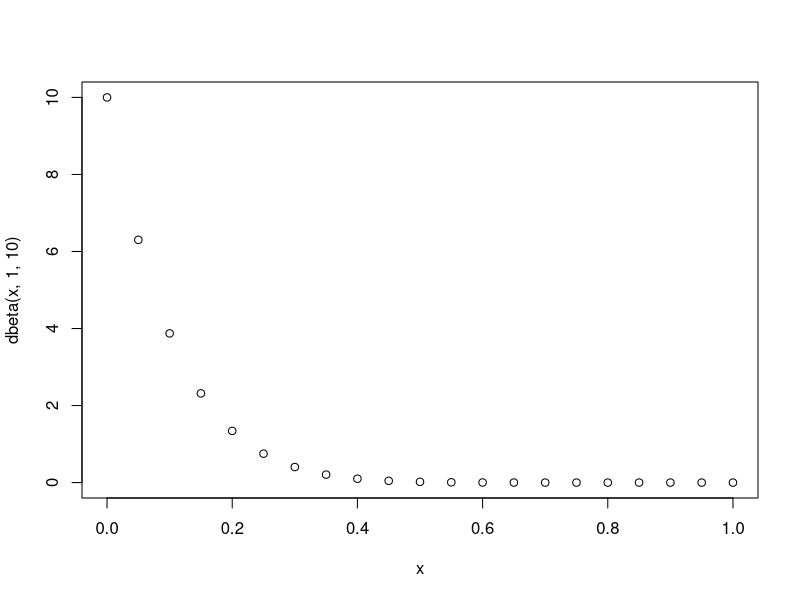

The R script that drew this image: (Note: this script raises an error after producing the figure.)
## ---- chunk 1
x = seq(0,1,0.05)
plot(x, y = dbeta(x, 1,10))
## ---- chunk 2
test_6 <- run_DAMCMC_complete_h6(
  theta0, cp_Y, N = 20000,
  rho = 0.2, param = "bg", approx = "ldp",
  iota_dist = "exponential", gener = FALSE, b = 1/2,
  thin = 1, plt = 2500,
  par_prior = list(
    a_beta = 1, b_beta = 1,
    a_gamma = 1, b_gamma = 1,
    a_R0 = 2, b_R0 = 2,
    a_lambda = 1, b_lambda = 1,
    a_pi11 = 1, b_pi11 = 10,
    a_pi01 = 1, b_pi01 = 10
  ), 
  # h_hat = c(0.5,0.5,0.5,0.5,0.5), # P(dbeta_i = 1)
  length_delta = 5,
  x_b_ratio = 2,
  gamma=1
  )
## ---- chunk 3
print(analyze_dbeta(test_6$dbeta_lst))

barplot(analyze_dbeta(test_6$dbeta_lst)[[2]], main="Change Point Locations", xlab="Change Point Location",  
 ylab="Proportion of MCMC Samples", names.arg=c("Delta One","Delta Two","Delta Three","Delta Four","Delta Five"), 
 border="blue")
abline(h=1/2, col="blue", lty="dashed", lwd=4)
## ---- chunk 4
# acceptance rate
test_6$theta_rate_accept
## ---- chunk 5
burnin = 1000
library(tidyverse)
sim_df <- create_df_dbeta(test_6$dbeta_lst, test_6$beta_lst, burnin, "X5")
sim_df
## ---- chunk 6
sim_df %>% 
  count(delta_beta) %>% 
  mutate(freq = n / sum(n)) %>% 
  arrange(desc(n)) %>% 
  head(10) %>% 
  ggplot(data = ., aes(x = delta_beta, y = freq)) +
  geom_bar(stat = "identity") +
  labs(title = "Frequency of Change Point Configurations", y = "Proportion", x = "Configuration")+ 
  theme(text = element_text(size=10), axis.text.x = element_text(angle = 90))
## ---- chunk 7
sim_t5 <- sim_df %>% 
  count(delta_beta) %>% 
  mutate(freq = n / sum(n)) %>% 
  arrange(desc(n)) %>% 
  head(5)
sim_t5
## ---- chunk 8
sim_top_deltabetas <- sim_df %>% 
  filter(delta_beta %in% sim_t5$delta_beta)

sim_mean_betas <- sim_top_deltabetas %>%
  select(delta_beta, X1.y:X6) %>%
  group_by(delta_beta) %>% 
  summarise(across(everything(), mean)) %>% 
  mutate(X7 = X6) # add the stopping week

# flip from cartesian to index. https://tidyr.tidyverse.org/reference/pivot_longer.html
sim_M <- sim_mean_betas %>% 
  pivot_longer(!delta_beta, names_to = "time_unit", values_to = "beta")

#preserve the order of time units.
sim_M$time_unit <- factor(sim_M$time_unit, levels=unique(sim_M$time_unit))
## ---- chunk 9
beta_over_time6 <- sim_top_deltabetas %>% 
  mutate(X7 = X6) %>%  # add the stopping week
  select(ID, X1.y:X7)
## ---- chunk 10
beta_over_time6  %>% 
  pivot_longer(cols = -ID,
                 names_to = "time_unit", names_prefix = "V",
                 names_transform = list(Time = as.integer),
                 values_to = "Beta") %>%
    filter(ID %% 100 == 0) %>%
    ggplot(aes(x = time_unit, y = Beta, group = ID)) +
    geom_step(alpha = 0.1, color = "red") +
    labs(title = "Transmission Rate", y = "Beta", x = "Week", color='Change Point Configuration') + 
  scale_x_discrete(labels=seq(0,6,1)) + # add week 6 in.
  expand_limits(y = 0) + geom_hline(yintercept=c(0.0026,.0014,.0036), linetype="dashed", 
                color = "blue")
## ---- chunk 11
one_config <- sim_M %>% 
  filter(delta_beta == "0_1_0_1_0")
## ---- chunk 12
# Create a line plot of posterior mean for the top configuration (plus true values for beta.)
# Colors
cols <- c("red")

# Basic line plot with points
ggplot(data=one_config, aes(x=time_unit, y=beta, group=delta_beta, color = delta_beta)) +
  geom_step() +
  # geom_line()+
  geom_point() +
  scale_color_manual(values = cols) +
 geom_hline(yintercept=c(0.0026,.0014,.0036), linetype="dashed", 
                color = "blue") +
  labs(title = "Transmission Rate", subtitle="Top Delta", y = "Beta (Mean)", x = "Week", color='Change Point Configuration') + 
  scale_x_discrete(labels=seq(0,6,1)) +
  expand_limits(y = 0)
## ---- chunk 13
sim_beta_list <- create_mcmc_list(test_6$beta_lst[burnin:20000])
length(sim_beta_list)
## ---- chunk 14
# combine all beta lists into a dataframe.
beta_sim_tidy <- do.call(rbind, Map(data.frame, Iteration = list(c(1:19001)), Beta1 = sim_beta_list[1], Beta2 = sim_beta_list[2], Beta3 = sim_beta_list[3], Beta4 = sim_beta_list[4], Beta5 = sim_beta_list[5], Beta6 = sim_beta_list[6]))
beta_sim_tidy <- beta_sim_tidy %>% 
  remove_burnin(1000)
## ---- chunk 15
# Posterior means
means <- beta_sim_tidy %>%
  dplyr::select(- .data$Iteration) %>%
  {tibble::tibble(
    var  = colnames(.),
    mean = colMeans(.),
  )}

# ESS
ESS = coda::effectiveSize(coda::mcmc(beta_sim_tidy))
ESS # ESS is higher when we correctly specify the model (eg allow for change points.)
## ---- chunk 16
# plot results in a format similar to PDSIR code.
vars <- c("Beta1", "Beta2","Beta3","Beta4","Beta5","Beta6")

for(var in vars)
  print(draw_tp(beta_sim_tidy, var)) # burn in.
for(var in vars)
  print(draw_histogram(beta_sim_tidy, var))
for(var in vars)
  print(draw_acf(beta_sim_tidy, var, 200))
## ---- chunk 17
run_DAMCMC_complete_h6 <- function(
  theta, Y, N = 20000,
  rho = 0.5, param = "bg", approx = "ldp",
  iota_dist = "exponential", gener = FALSE, b = 1/2,
  thin = 100, plt = 1000,
  par_prior = list(
    a_beta = 0.01, b_beta = 0.01,
    a_gamma = 1, b_gamma = 1,
    a_R0 = 2, b_R0 = 2,
    a_lambda = 1, b_lambda = 1,
    a_pi11 = 1, b_pi11 = 10,
    a_pi01 = 1, b_pi01 = 10
  ),
  length_delta = 5,
  x_b_ratio = 5,
  gamma=0.1
) {
  
    # Setup
    pi01_save <- pi11_save <- f_save <- b_f_save <- numeric(N / thin)
    accept <- numeric(N)
    b_accept <- numeric(N)
    ss_save <- vector(mode = "list", length = x_b_ratio*N / thin)
    dbeta_save <- beta_save <- vector(mode = "list", length = N / thin)

    
    # init proposal
    # Propose the initial latent path using Y and initial theta.
    SS_current <- list(compatible = FALSE)
    while(! SS_current[["compatible"]]) {
        x_current <- rprop_x(theta, Y, gener, b, iota_dist, approx, NULL, 1) # original D-A-MCMC code.
        SS_current <- suff_stat(x_current, Y, gener, b)
    }
  
    # Plot initial proposal
    x_current_plt <- suff_stat(x_current, Y, gener, b, return_SI = TRUE)
    plot(x = x_current_plt$t, y = x_current_plt$I, main="Initial Latent Epidemic Trajectory",
        xlab="Time", ylab="I(t)")

    # PI: Propose Pi
    pi01_current <- rbeta(1, par_prior['a_pi01'][[1]], par_prior['b_pi01'][[1]])
    pi11_current <- rbeta(1, par_prior['a_pi11'][[1]], par_prior['b_pi11'][[1]])
    
    # 1. Propose dbeta
    dbeta_current <- draw_mm_delta(pi01_current, pi11_current, length_delta)
    dbeta_save[1] <- list(dbeta_current)

    # 2. determine the change-point locations.
    segment_start <- cp_locations(dbeta_current, Y)$segment_start
    segment_end <- cp_locations(dbeta_current, Y)$segment_end
    
    
    # 3. calculate unsegmented SS (Later: function to segment the suffstats.)
    SS_current <- suff_stat(x_current, Y, gener, b, return_SI = FALSE)
    # 3. calculate sufficient statistics for each segment of x_current using the change-point locations calculated.
    segmented_SS_current <- suff_stat2(segment_start, segment_end, x_current, Y, gener, b, return_SI = FALSE)
    

    # 4. Propose (beta | dbeta)
    beta_current <- draw_beta(dbeta_current, segmented_SS_current, iota_dist, gamma, par_prior, param, Y)
    beta_save[1] <- list(beta_current)
    unique_beta_current <- unique(beta_current)
    
    # 5. Calculate current log likelihood
    b_target_current     <- 0
    for(i in 1:length(unique_beta_current)){
      b_target_current <- b_target_current + loglik_infec(unique_beta_current[i], segmented_SS_current[[i]], gener, b, iota_dist = "exponential")
    }
    b_target_current <- b_target_current + loglik_remov_infectious(gamma, SS_current, gener, b, iota_dist = "exponential")


    # MH 
    for(s in 2 : N) {
      
      # Propose (dbeta, beta | Z) ###########
      
      # Pi Gibbs Update:
      pi01_current <- gibbs_pi(par_prior,dbeta_current)[1]
      pi11_current <- gibbs_pi(par_prior,dbeta_current)[2]
    
      # 1. Propose dbeta
      dbeta_new <- draw_mm_delta(pi01_current, pi11_current, length_delta)
      # dbeta_new <- draw_dbeta(dbeta_current, is_prob=TRUE, Pi_new)[[1]]
      # u_new <- draw_dbeta(dbeta_current, is_prob=TRUE, Pi_new)[[2]]

      # 2. determine the change-point locations.
      segment_start <- cp_locations(dbeta_new, Y)$segment_start
      segment_end <- cp_locations(dbeta_new, Y)$segment_end
      
      # 3. calculate sufficient statistics for Z using the start and end points.
      segmented_SS_new <- suff_stat2(segment_start, segment_end, x_current, Y, gener, b, return_SI = FALSE) # segmented_SS_new because of change points.
  
      # 4. Propose (beta | dbeta)
      beta_new <- draw_beta(dbeta_new, segmented_SS_new, iota_dist, gamma, par_prior, param, Y)
      unique_beta_current <- unique(beta_current)
      unique_beta_new <- unique(beta_new)

      # 5. Compute the Ratio.
      
      # Target density
      b_target_current     <- 0
      for(i in 1:length(unique_beta_current)){
        b_target_current <- b_target_current + loglik_infec(unique_beta_current[i], segmented_SS_current[[i]], gener, b, iota_dist = "exponential")
      }
      b_target_current <- b_target_current + loglik_remov_infectious(gamma, SS_current, gener, b, iota_dist = "exponential")
      
      b_target_new     <- 0
      for(i in 1:length(unique_beta_new)){
        b_target_new <- b_target_new + loglik_infec(unique_beta_new[i], segmented_SS_new[[i]], gener, b, iota_dist = "exponential")
      }
      b_target_new <- b_target_new + loglik_remov_infectious(gamma, SS_current, gener, b, iota_dist = "exponential")
      
      # Proposal density 
      b_prop_current <- f_delta_mm(dbeta_current, pi01_current, pi11_current) + f_beta_func(unique_beta_current, par_prior, segmented_SS_current)
      b_prop_new <- f_delta_mm(dbeta_new, pi01_current, pi11_current) + f_beta_func(unique_beta_new, par_prior, segmented_SS_new)
    
      # Priors
      b_prior_current <- prior_beta(beta_current, par_prior)
      b_prior_new <- prior_beta(beta_new, par_prior)
      
      # MH ratio
      b_R_log <- b_prior_new - b_prior_current + b_target_new - b_target_current + b_prop_current - b_prop_new
      b_R         <- min(1, exp(b_R_log))
      b_accept[s] <- stats::runif(1) < b_R
      
      ### Debugging Inf values
      if(is.na(b_accept[s]) ){
        print(list("b_target_new" = b_target_new, "b_prior_new" = b_prior_new, "b_prop_new" = b_prop_new,
                    "f_pi_new" = f_pi_func(Pi_new, dbeta_new, par_prior), "f_delta_new" = f_dbeta_func(dbeta_new, Pi_new, u_new), 
                   "f_beta_new" = f_beta_func(unique_beta_new, par_prior, segmented_SS_new), 
                   "prior_pi_new" = prior_pi(Pi_new, par_prior), "prior_delta_new" = prior_dbeta(Pi_new, dbeta_new),"prior_beta_new" = prior_beta(beta_new, par_prior)))
      }
      ###
      
      if(s %% 1000 == 0){
          print("Acceptance Ratio (Beta given data)")
          print(b_R)
      }
      
      
      # Accept/reject new draws
      if(b_accept[s]) {
          # update to values.
          dbeta_current <- dbeta_new
          beta_current        <- beta_new
          b_target_current <- b_target_new
          segmented_SS_current <- segmented_SS_new 
      }
      ##############
      
      ##############
      # Propose (x | dbeta, beta) ######## 
      
      # 1. propose x_new
      x_new    <- b_rprop_x(beta_current, theta, Y, gener, b, iota_dist, approx, x_current, rho)
      i_update <- x_new[["i_update"]]
      
      # 2. the current change-point locations.
      segment_start <- cp_locations(dbeta_current, Y)$segment_start
      segment_end <- cp_locations(dbeta_current, Y)$segment_end
      
      # 3. calculate unsegmented sufficient statistics for x_new
      SS_new <- suff_stat(x_new, Y, gener, b, return_SI = FALSE)
      # 3. calculate sufficient statistics for x_new using the start and end points.
      segmented_SS_new_x <- suff_stat2(segment_start, segment_end, x_new, Y, gener, b, return_SI = FALSE)

      # Target density
      unique_beta_current <- unique(beta_current)
      
      f_target_current <- b_target_current # (beta_current, x_current)

      
      f_target_new     <- 0 # (beta_current, x_new)
      for(t in 1:length(unique_beta_current)){
        f_target_new <- f_target_new + loglik_infec(unique_beta_current[t], segmented_SS_new_x[[t]], gener, b, iota_dist = "exponential")
      }
      f_target_new <- f_target_new + loglik_remov_infectious(gamma, SS_new, gener, b, iota_dist = "exponential")
      
      
  
      # Proposal density
      f_prop_current <- b_dprop_x(beta_current, theta, Y, x_current, i_update, gener, b, iota_dist, approx) # Infinity
      f_prop_new     <- b_dprop_x(beta_current, theta, Y, x_new    , i_update, gener, b, iota_dist, approx)
  
      # MH ratio
      R_log     <- f_target_new - f_target_current - f_prop_new + f_prop_current
      
      ### Debugging Inf values
      if(is.nan(accept[s])){
        print(list("f_target_new" = f_target_new, "f_target_current" = f_target_current, "f_prop_new" = f_prop_new, "f_prop_current" = f_prop_current))
      }
      ###
      
      R         <- min(1, exp(R_log))

      # print(R) # NAN
      
      accept[s] <- stats::runif(1) < R # how do i keep track of the new indexing for the accept vector?
  
      # Accept/reject new draws
      if(accept[s]) {
        x_current        <- x_new
        SS_current       <- SS_new
        f_target_current <- f_target_new
        segmented_SS_current <- segmented_SS_new_x
        
      } # end-if
          
      
      
      ##############
    
      # Plot x accepted.
      if(s %% plt == 0){ # plot the first proposal x.
        x_current_plt <- suff_stat(x_current, Y, gener, b, return_SI = TRUE)
        plot(x = x_current_plt$t, y = x_current_plt$I, main="Latent Epidemic Trajectory",
            xlab="Time", ylab="I(t)")
        
      }
      
      # Save thinned draws for output.
      if(s %% thin == 0){
        j <- s / thin
        
        pi01_save[[j]] <- pi01_current
        pi11_save[[j]] <- pi11_current
        
        f_save[[j]] <- f_target_current
        b_f_save[[j]] <- b_target_current
        
        dbeta_save[j] <- list(dbeta_current)
        beta_save[j] <- list(beta_current)
        
        ss_save[j] <- list("Iteration"=segmented_SS_current) # already a list of lists
        
      }

    } # end-for

  # Output
  out <- list(
    segmented_SS = ss_save, pi01_lst = pi01_save, pi11_lst = pi11_save, dbeta_lst = dbeta_save, beta_lst = beta_save, beta_loglik = b_f_save, x_loglik = f_save, theta_rate_accept = mean(b_accept), x_rate_accept = mean(accept)
  )
  
  return(out)
  }
